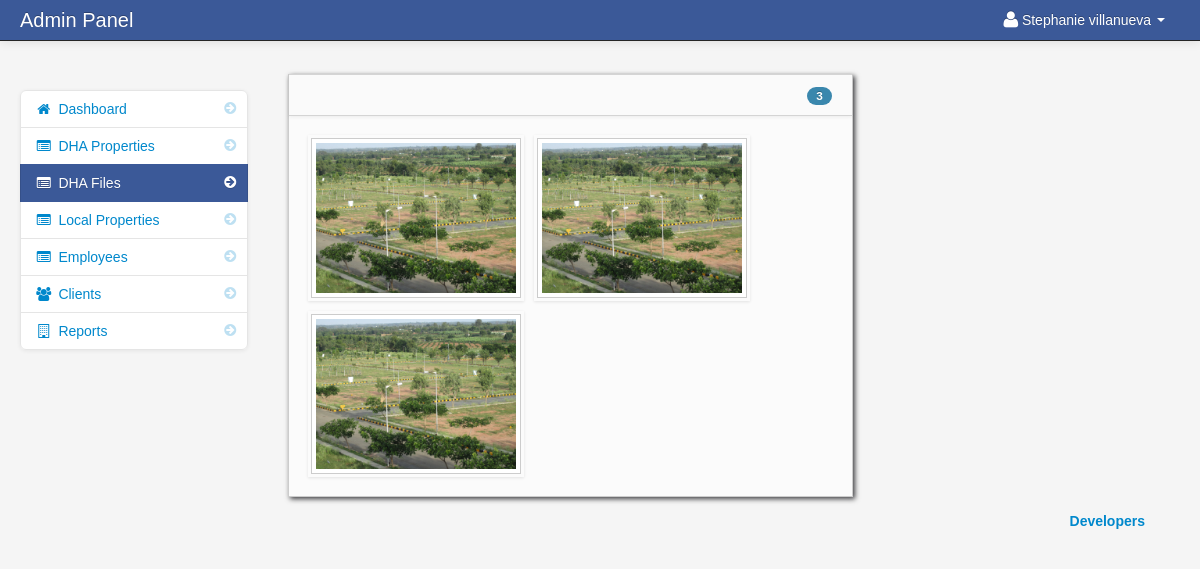
/admin/casefile.php (signed in), run on the app's committed database.
### tables this page shows
CREATE TABLE IF NOT EXISTS `users` (
  `user_id` int(11) NOT NULL AUTO_INCREMENT,
  `username` varchar(100) NOT NULL,
  `password` varchar(100) NOT NULL,
  `firstname` varchar(100) NOT NULL,
  `lastname` varchar(100) NOT NULL,
  PRIMARY KEY (`user_id`)
);

CREATE TABLE IF NOT EXISTS `case` (
  `caseid` int(11) NOT NULL AUTO_INCREMENT,
  `casecode` varchar(10) NOT NULL,
  `plotid` int(11) NOT NULL,
  `opendate` date NOT NULL,
  `closedate` date DEFAULT NULL,
  `status` enum('open','close','underprocess') NOT NULL,
  `clientid` int(11) NOT NULL,
  `employeeid` int(11) NOT NULL,
  PRIMARY KEY (`caseid`),
  KEY `plotid` (`plotid`,`clientid`),
  KEY `clientid` (`clientid`),
  KEY `employeeid` (`employeeid`)
);

CREATE TABLE IF NOT EXISTS `plot` (
  `plotid` int(11) NOT NULL AUTO_INCREMENT,
  `plotcode` varchar(15) NOT NULL,
  `plottype` int(11) NOT NULL,
  `owner` varchar(50) NOT NULL,
  `location` varchar(100) NOT NULL,
  `entrydate` date NOT NULL,
  `price` int(11) NOT NULL DEFAULT '0',
  `views` int(11) NOT NULL DEFAULT '0',
  `features` text NOT NULL,
  `picture` mediumtext,
  `status` enum('sold','unsold') NOT NULL,
  `mouza` varchar(30) NOT NULL,
  `Kewat` varchar(20) NOT NULL,
  `khatooni` varchar(20) NOT NULL,
  `khasra` varchar(20) NOT NULL,
  `kanal` float NOT NULL,
  `marla` float NOT NULL,
  PRIMARY KEY (`plotid`),
  UNIQUE KEY `plotcode` (`plotcode`),
  KEY `plottype` (`plottype`)
);

### admin/session.php (called while the page is built, shortened)
<?php
$session_id=$_SESSION['id'];
?>

### admin/admin_cases.php (the view, shortened to what this page needs)
 <div class="span20" id="content">
 <div class="row-fluid">
<div class="block">
	<div class="navbar navbar-inner block-header">
		<div id="" class="muted pull-right">
		<?php $query = mysql_query("select `case`.caseid,casecode,plot.plotid,plotcode,marla,kanal,`plot`.picture,price
				FROM plot
				LEFT JOIN `case` on `plot`.plotid=`case`.plotid
				Left Join client on `case`.clientid=`client`.clientid")or die(mysql_error());
		$count = mysql_num_rows($query);
		?>
		<span class="badge badge-info"><?php echo $count; ?></span>
		</div>
	</div>
	<div class="block-content collapse in">
		<div class="span12">
  			<ul	 id="da-thumbs" class="da-thumbs">
				<?php
				if ($count != '0'){
				while($row = mysql_fetch_array($query)){
				$id = $row['caseid'];
				?>
					<li style="display: inline; list-style-type: none; ">
						<a href="casedetails.php<?php echo '?id='.$id; ?>">
						<img src ="../admin/<?php echo $row['picture'] ?>" width="200px" height="200px" class="img-polaroid">
						</a>
					</li>
									<?php }}else{ ?>
									<div class="alert alert-info">
									<i class="icon-info-sign"></i> NO case Opened.
									</div>
									<?php } ?>
			</ul>
                                </div>
                            </div>
                        </div>
						</div>
						</div>

### admin/navbar.php (shortened to what this page needs)
<div class="navbar navbar-fixed-top navbar-inverse">
          <div class="navbar-inner">
              <div class="container-fluid">
                  <span class="brand" href="#">Admin Panel</span>
                  <div class="nav-collapse collapse">
                      <ul class="nav pull-right">
				<?php $query= mysql_query("select * from users where user_id = '$session_id'")or die(mysql_error());
						$row = mysql_fetch_array($query);
				?>
                          <li class="dropdown">
                              <a href="#" role="button" class="dropdown-toggle" data-toggle="dropdown"> <i class="icon-user icon-large"></i><?php echo $row['firstname']." ".$row['lastname'];  ?> <i class="caret"></i>
                              </a>
                          </li>
                      </ul>
                  </div>
              </div>
          </div>
      </div>

### admin/assets/styles.css (style rules this page uses)
body { padding-top: 60px; padding-bottom: 40px; background-color: #f5f5f5; }
#content { margin-left:0px; }
.block { background: url("../images/pixel-60fff.png") repeat scroll 0 0 rgba(0, 0, 0, 0) !important; border: 1px solid #ccc; background: white; margin: 1em 0em; border-top: none; -webkit-box-shadow: 2px 2px 5px rgba(0, 0, 6, 0.75); -moz-box-shadow: 2px 2px 5px rgba(0, 0, 6, 0.75); box-shadow: 2px 2px 5px rgba(0, 0, 6, 0.75); }
.block-content { margin: 1em; min-height: .25em; }
.block-header { margin-bottom: 0px; border-right: none; border-left: none; -webkit-border-radius: 0px; -moz-border-radius: 0px; border-radius: 0px; }
.block-header div { padding-top: 10px; }

### admin/assets/style.css (style rules this page uses)
.da-thumbs { float: left; list-style: none outside none; margin: 0; padding: 0; position: relative; }
.da-thumbs li { float: left; margin: 5px; padding: 3px; position: relative; box-shadow: 0 1px 3px rgba(0,0,0,0.1); }
.da-thumbs li a, .da-thumbs li a img { display: block; position: relative; }
.da-thumbs li a { overflow: hidden; }

### data on the page
users: firstname "Stephanie", lastname "villanueva"
case: plotid.picture (picture)
plot: picture (picture)
plot: picture (picture)

### other printed values
$count "3"
